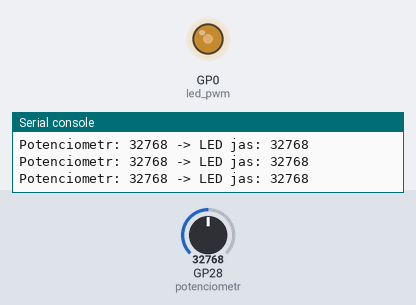
Simulated run of this program. Board: Raspberry Pi Pico running CircuitPython. On the bench: output pins drawn as LEDs (lit = HIGH), the last lines printed to the serial console. Inputs (shaded band) come from the test bench; at power-on: GP28 (potenciometr) = 32768 (analog values on the 0–65535 scale).

Above: at 1.2 s.
1.3 s: GP28 (potenciometr) set to 7864
At 2.3 s:
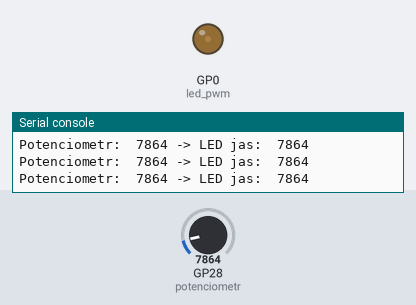
2.8 s: GP28 (potenciometr) set to 0
At 3.8 s:
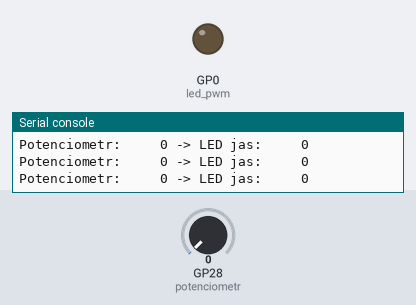
4.3 s: GP28 (potenciometr) set to 45874
At 5.2 s:
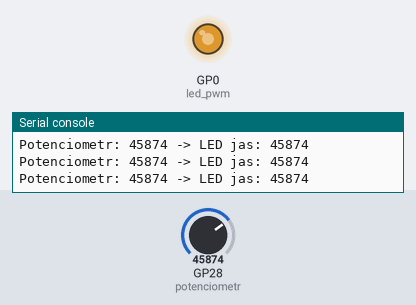
5.8 s: GP28 (potenciometr) set to 57670
At 6.6 s:
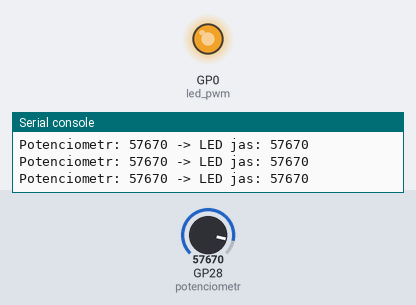
Timing chart, 0 to 8.3 s (numbered marks = the images above; inputs shaded):
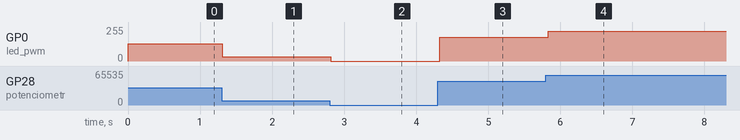

The program:

code.py
```python
"""
LEVEL 5 - Analogové řízení jasu LED potenciometrem

ZAPOJENÍ OBVODU:
ROZŠIŘUJEME zapojení z Level 4 a přidáváme potenciometr:
- Červenou LED připojte anodou (+) ke GP00
- Z katody (-) LED veďte odpor 330Ω k zemi (GND)
- PŘIDÁVÁME: Potenciometr připojte:
  - Jeden krajní pin k zemi (GND)
  - Druhý krajní pin k ADC_VREF (referenční napětí pro ADC)
  - Střední pin (stěrač) k analogovému vstupu A2

V tomto příkladu se naučíte číst analogové hodnoty z potenciometru
a podle nich řídit jas LED pomocí PWM. Otočením potenciometru
budete měnit jas LED od úplně zhasnuté po plně rozsvícenou.

NOVÉ KONCEPTY:
- Analogové vstupy (analogio.AnalogIn)
- Čtení napětí z potenciometru (0-65535)
- Mapování hodnot z jednoho rozsahu na druhý
- Kombinace analogového vstupu s PWM výstupem
"""

# import knihoven pro práci s hardware
import board        # přístup k pinům a hardware zařízení
import analogio     # čtení analogových hodnot
import pwmio        # PWM modul pro řízení jasu
import time         # funkce pro čekání a práci s časem
#import simpleio     # užitečné funkce - map_range, kdyby bylo potřeba mapovat hodnoty na jiný rozsah

# vytvoření objektů
potenciometr = analogio.AnalogIn(board.A2)  # analogový vstup pro potenciometr
led_pwm = pwmio.PWMOut(board.GP0, duty_cycle=0, frequency=1000)  # PWM výstup pro LED

print("Otáčejte potenciometrem pro změnu jasu LED")
print("Hodnoty: potenciometr (0-65535) -> PWM (0-65535)")

# hlavní smyčka
while True:
    # čtení hodnoty z potenciometru (0-65535)
    hodnota_pot = potenciometr.value

    # mapování hodnoty potenciometru na PWM duty cycle
    # potenciometr má rozsah 0-65535, PWM také 0-65535, takže můžeme použít přímo
    jas_led = hodnota_pot

    # pro jiné rozsahy bychom použili vestavěnou funkci:
    # jas_led = int(simpleio.map_range(hodnota_pot, 0, 65535, 0, 65535))

    # nastavení jasu LED
    led_pwm.duty_cycle = jas_led

    # výpis hodnot pro pochopení
    print(f"Potenciometr: {hodnota_pot:5d} -> LED jas: {jas_led:5d}")

    # krátká pauza pro čitelnost výstupu
    time.sleep(0.1)
```

Measured:
- after the input at 1.3 s, GP0 (led_pwm): 128/255 → 31/255 at once
- after the input at 2.8 s, GP0 (led_pwm): 31/255 → 0/255 at once
- after the input at 4.3 s, GP0 (led_pwm): 0/255 → 178/255 at once
- after the input at 5.8 s, GP0 (led_pwm): 178/255 → 224/255 at once
